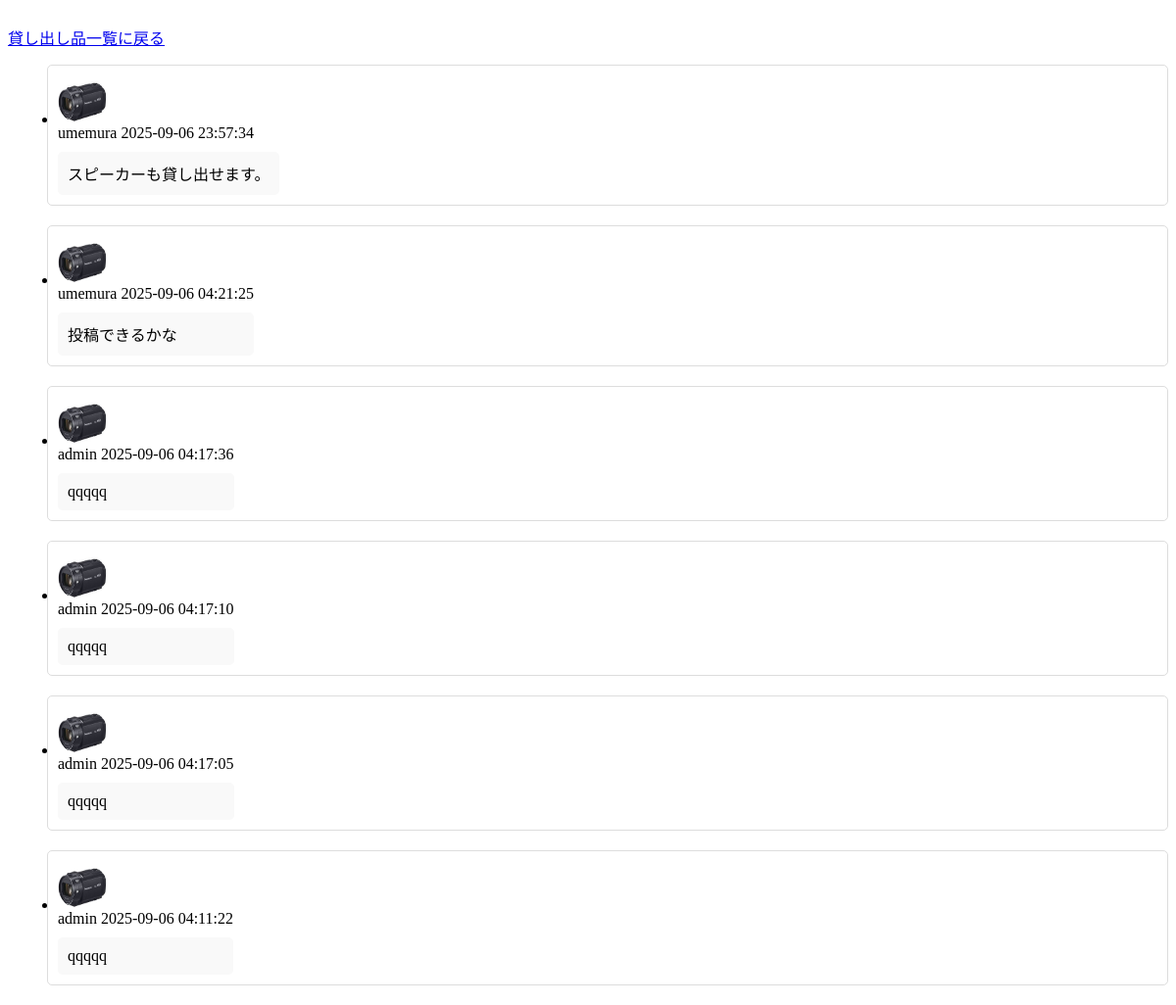
The page /mess on the database as committed earlier.
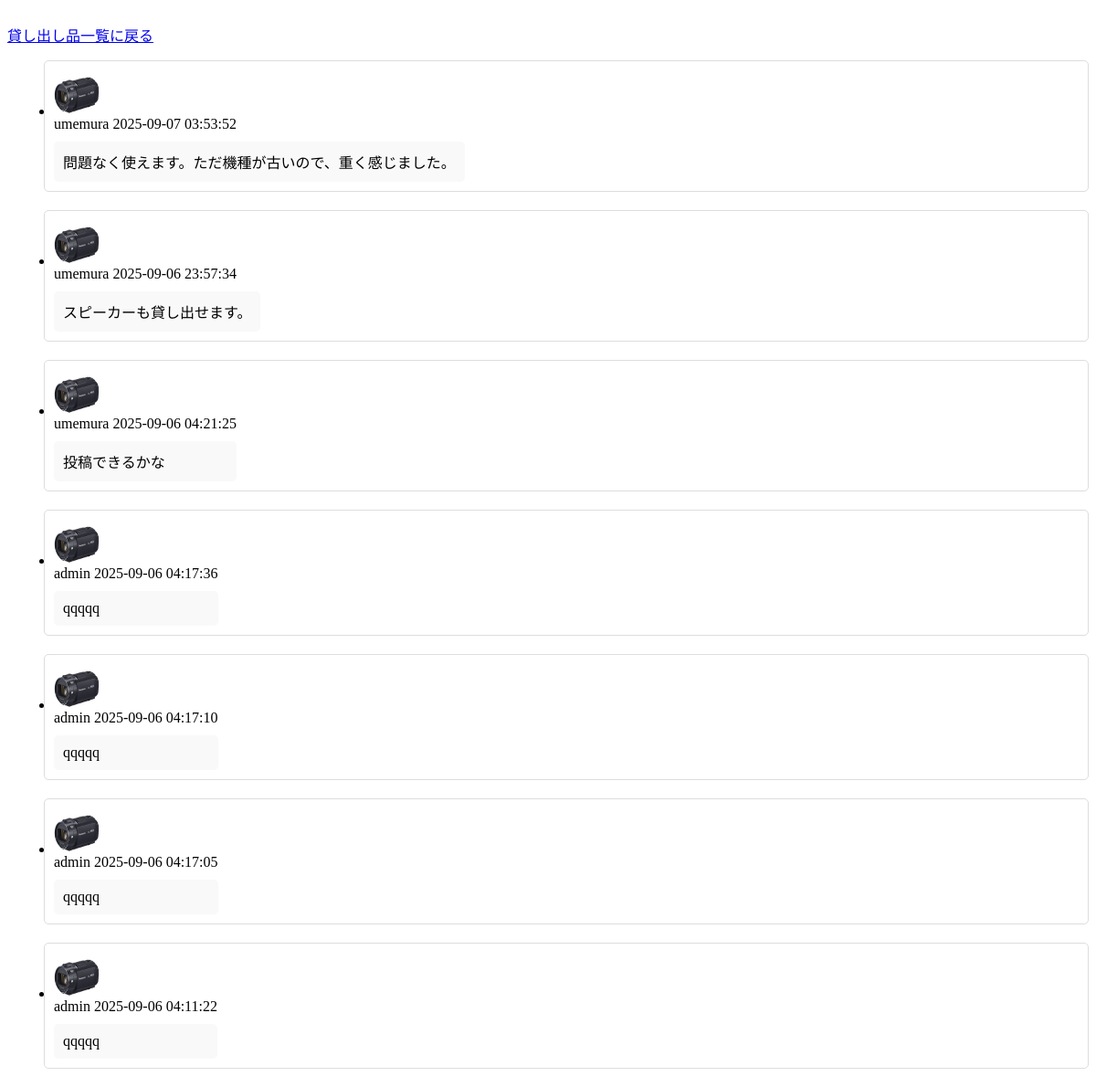
The same page on the database as committed later.
### config.py (models this page shows)
class Message(Model):
    id = IntegerField(primary_key=True)
    user = ForeignKeyField(User, backref="messages", on_delete="CASCADE")  # 参照先が削除された場合は削除する
    content = TextField()
    pub_date = TimestampField(default=datetime.datetime.now)
    reply_to = ForeignKeyField(
        "self", backref="messages", on_delete="CASCADE", null=True
    )  # 参照先が削除された場合は削除する nullを許容する
    class Meta:
        database = db
        table_name = "messages"

class User(UserMixin, Model):
    id = IntegerField(primary_key=True)
    name = CharField(unique=True)
    email = CharField(unique=True)
    password = TextField()
    class Meta:
        database = db
        table_name = "users"

### app.py (the view)
@app.route("/mess", methods=["GET", "POST"])
def mess():
    if request.method == "POST" and current_user.is_authenticated:
        Message.create(user=current_user, content=request.form["content"])
    messages = (
        Message.select()
        .where(Message.reply_to.is_null(True))
        .order_by(Message.pub_date.desc(), Message.id.desc())
    )
    return render_template("/select_item/message.html", messages=messages)

### templates/select_item/message.html (shortened to what this page needs)
    <a href="/select">貸し出し品一覧に戻る</a>
    <ul>
        {% for message in messages %}
        <div class="message">
            <li>
                <img src="/static/s1.jpg" alt="ユーザー画像">
                <div class="message-info">
                    <div>{{ message.user.name }} {{ message.pub_date }}</div>
                    <div class="message-content">
                        {{ message.content }}
                    </div>
                </div>
            </li>
        </div>
        {% endfor %}
    </ul>

Rows that differ between the two databases and show on the page:
added Message: user.name "umemura", pub_date "2025-09-07 03:53:52", content "問題なく使えます。ただ機種が古いので、重く感じました。"
